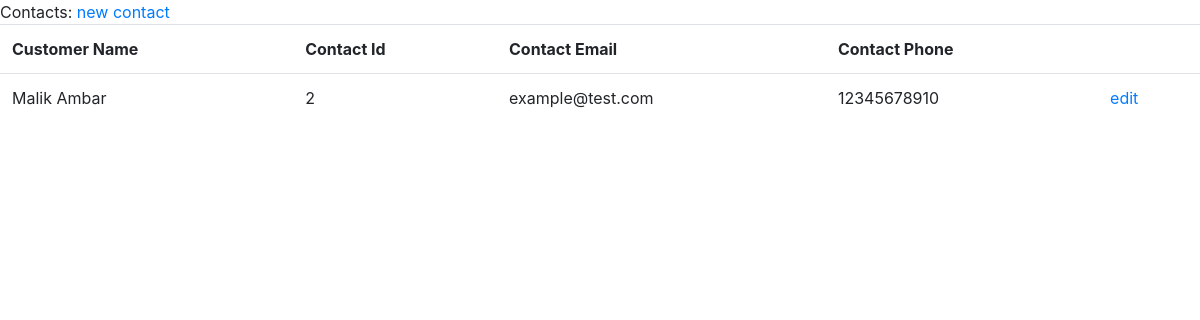
The page /customer/contact_list/ on the database its author committed.
### customer_app/models.py (models this page shows, shortened)
class Contact(models.Model):
    customer = models.ForeignKey(to = Customer, on_delete=models.CASCADE)
    phone = models.CharField(max_length=17)
    email = models.EmailField()

class Customer(models.Model):
    name = models.CharField(max_length=100)
    logo = models.ImageField(upload_to='images/', null=True)
    notes = models.TextField(null=True)
    linkedin = models.URLField(null=True)
    gender = models.CharField(max_length=30, null=True, choices=(
        ('woman','Woman'),
        ('man', 'Man'),
        ('transgender','Transgender (non-male/non-female)'),
        ('agender','Non-binary/Non-conforming'),
        (None, 'Prefer not to respond')
        ))

### customer_app/views.py (the view)
# urls.py: path('contact_list/', views.ContactList.as_view(), name='contact-list'),
class ContactList(View):
    def get(self,request):
        contacts = Contact.objects.all()
        return render(request = request,template_name = 'customer_app/contact_list.html',context = {'contacts':contacts})

### templates/customer_app/contact_list.html (shortened to what this page needs)
<!DOCTYPE html>
<html>
    <head>
        <link href="https://maxcdn.bootstrapcdn.com/bootstrap/4.5.2/css/bootstrap.min.css" rel="stylesheet">
    </head>
<body>
    Contacts: <a href="{% url 'contact-edit' %}">new contact</a><br>
    <table class="table">
        <tr>
            <th>Customer Name</th>
            <th>Contact Id</th>
            <th>Contact Email</th>
            <th>Contact Phone</th>
            <th></th>
        </tr>
        {% for contact in contacts %}
        <td>{{ contact.customer.name }}</td><td>{{ contact.id }}</td><td>{{ contact.email}}</td><td>{{ contact.phone}}</td><td><a href="{% url 'contact-edit' contact.id %}">edit</a></td>
        {% endfor %}
      </table>
</body>
</html>

### rows shown on the page
Contact: customer.name "Malik Ambar", id "2", email "example@test.com", phone "12345678910"
